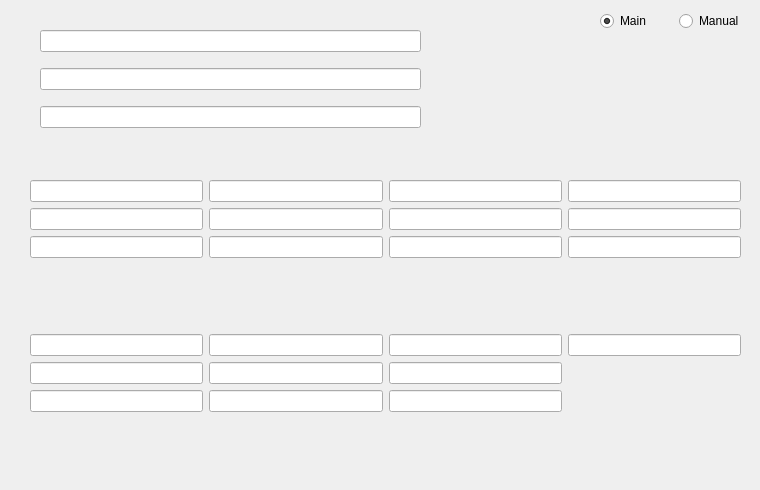
      <widget class="QWidget" name="tabRef">
       <attribute name="title">
        <string>Referee</string>
       </attribute>
       <widget class="QWidget" name="layoutWidget">
        <property name="geometry">
         <rect>
          <x>30</x>
          <y>180</y>
          <width>711</width>
          <height>301</height>
         </rect>
        </property>
        <layout class="QVBoxLayout" name="verticalLayout_11">
         <item>
          <layout class="QHBoxLayout" name="horizontalLayout_13">
           <item>
            <layout class="QVBoxLayout" name="verticalLayout">
             <item>
              <widget class="QLineEdit" name="txtcmgs_1"/>
             </item>
             <item>
              <widget class="QLineEdit" name="txtcmgs_2"/>
             </item>
             <item>
              <widget class="QLineEdit" name="txtcmgs_3"/>
             </item>
             <item>
              <spacer name="verticalSpacer">
               <property name="orientation">
                <enum>Qt::Vertical</enum>
               </property>
               <property name="sizeHint" stdset="0">
                <size>
                 <width>20</width>
                 <height>40</height>
                </size>
               </property>
              </spacer>
             </item>
            </layout>
           </item>
           <item>
            <layout class="QVBoxLayout" name="verticalLayout_2">
             <item>
              <widget class="QLineEdit" name="txtcmgs_4"/>
             </item>
             <item>
              <widget class="QLineEdit" name="txtcmgs_5"/>
             </item>
             <item>
              <widget class="QLineEdit" name="txtcmgs_6"/>
             </item>
             <item>
              <spacer name="verticalSpacer_2">
               <property name="orientation">
                <enum>Qt::Vertical</enum>
               </property>
               <property name="sizeHint" stdset="0">
                <size>
                 <width>20</width>
                 <height>40</height>
                </size>
               </property>
              </spacer>
             </item>
            </layout>
           </item>
           <item>
            <layout class="QVBoxLayout" name="verticalLayout_3">
             <item>
              <widget class="QLineEdit" name="txtcmgs_7"/>
             </item>
             <item>
              <widget class="QLineEdit" name="txtcmgs_8"/>
             </item>
             <item>
              <widget class="QLineEdit" name="txtcmgs_9"/>
             </item>
             <item>
              <spacer name="verticalSpacer_3">
               <property name="orientation">
                <enum>Qt::Vertical</enum>
               </property>
               <property name="sizeHint" stdset="0">
                <size>
                 <width>20</width>
                 <height>40</height>
                </size>
               </property>
              </spacer>
             </item>
            </layout>
           </item>
           <item>
            <layout class="QVBoxLayout" name="verticalLayout_4">
             <item>
              <widget class="QLineEdit" name="txtcmgs_10"/>
             </item>
             <item>
              <widget class="QLineEdit" name="txtcmgs_11"/>
             </item>
             <item>
              <widget class="QLineEdit" name="txtcmgs_12"/>
             </item>
             <item>
              <spacer name="verticalSpacer_4">
               <property name="orientation">
                <enum>Qt::Vertical</enum>
               </property>
               <property name="sizeHint" stdset="0">
                <size>
                 <width>20</width>
                 <height>40</height>
                </size>
               </property>
              </spacer>
             </item>
            </layout>
           </item>
          </layout>
         </item>
         <item>
          <layout class="QHBoxLayout" name="horizontalLayout_14">
           <item>
            <layout class="QVBoxLayout" name="verticalLayout_5">
             <item>
              <widget class="QLineEdit" name="txtcmgs_13"/>
             </item>
             <item>
              <widget class="QLineEdit" name="txtcmgs_14"/>
             </item>
             <item>
              <widget class="QLineEdit" name="txtcmgs_15"/>
             </item>
             <item>
              <spacer name="verticalSpacer_5">
               <property name="orientation">
                <enum>Qt::Vertical</enum>
               </property>
               <property name="sizeHint" stdset="0">
                <size>
                 <width>20</width>
                 <height>40</height>
                </size>
               </property>
              </spacer>
             </item>
            </layout>
           </item>
           <item>
            <layout class="QVBoxLayout" name="verticalLayout_6">
             <item>
              <widget class="QLineEdit" name="txtcmgs_16"/>
             </item>
             <item>
              <widget class="QLineEdit" name="txtcmgs_17"/>
             </item>
             <item>
              <widget class="QLineEdit" name="txtcmgs_18"/>
             </item>
             <item>
              <spacer name="verticalSpacer_6">
               <property name="orientation">
                <enum>Qt::Vertical</enum>
               </property>
               <property name="sizeHint" stdset="0">
                <size>
                 <width>20</width>
                 <height>40</height>
                </size>
               </property>
              </spacer>
             </item>
            </layout>
           </item>
           <item>
            <layout class="QVBoxLayout" name="verticalLayout_7">
             <item>
              <widget class="QLineEdit" name="txtcmgs_19"/>
             </item>
             <item>
              <widget class="QLineEdit" name="txtcmgs_20"/>
             </item>
             <item>
              <widget class="QLineEdit" name="txtcmgs_21"/>
             </item>
             <item>
              <spacer name="verticalSpacer_7">
               <property name="orientation">
                <enum>Qt::Vertical</enum>
               </property>
               <property name="sizeHint" stdset="0">
                <size>
                 <width>20</width>
                 <height>40</height>
                </size>
               </property>
              </spacer>
             </item>
            </layout>
           </item>
           <item>
            <layout class="QVBoxLayout" name="verticalLayout_10">
             <item>
              <widget class="QLineEdit" name="txtcmgs_22"/>
             </item>
             <item>
              <spacer name="verticalSpacer_8">
               <property name="orientation">
                <enum>Qt::Vertical</enum>
               </property>
               <property name="sizeHint" stdset="0">
                <size>
                 <width>20</width>
                 <height>40</height>
                </size>
               </property>
              </spacer>
             </item>
            </layout>
           </item>
          </layout>
         </item>
        </layout>
       </widget>
       <widget class="QWidget" name="layoutWidget">
        <property name="geometry">
         <rect>
          <x>600</x>
          <y>10</y>
          <width>151</width>
          <height>23</height>
         </rect>
        </property>
        <layout class="QHBoxLayout" name="horizontalLayout_15">
         <item>
          <widget class="QRadioButton" name="rdoRefMain">
           <property name="text">
            <string>Main</string>
           </property>
           <property name="checked">
            <bool>true</bool>
           </property>
          </widget>
         </item>
         <item>
          <widget class="QRadioButton" name="rdoRefManual">
           <property name="text">
            <string>Manual</string>
           </property>
          </widget>
         </item>
        </layout>
       </widget>
       <widget class="QWidget" name="layoutWidget">
        <property name="geometry">
         <rect>
          <x>40</x>
          <y>20</y>
          <width>381</width>
          <height>121</height>
         </rect>
        </property>
        <layout class="QVBoxLayout" name="verticalLayout_13">
         <item>
          <widget class="QLineEdit" name="txtrefgs"/>
         </item>
         <item>
          <widget class="QLineEdit" name="txtrefgs_2"/>
         </item>
         <item>
          <widget class="QLineEdit" name="txtPlay_2"/>
         </item>
        </layout>
       </widget>
      </widget>
